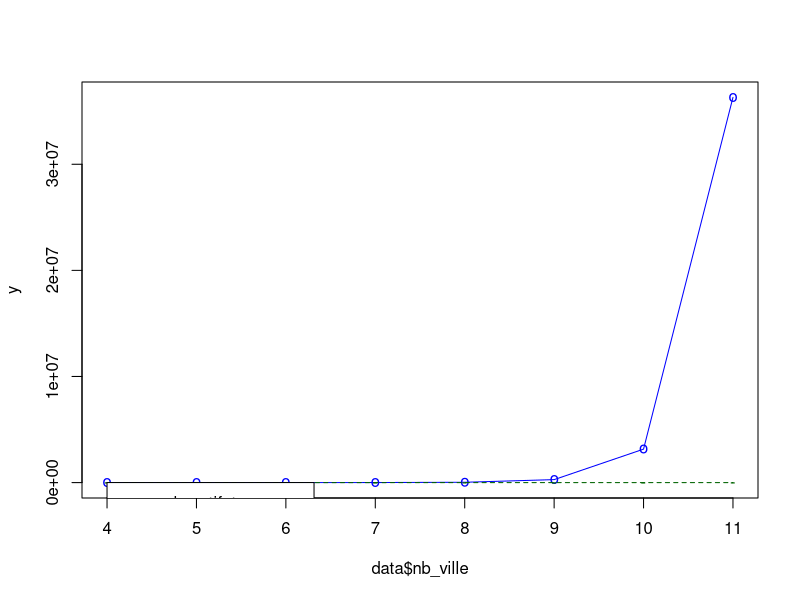

This chart was generated by the following R code:
setwd(dir = "~/Documents/gis4/pm/csource/rapport")
getwd()
data <- read.csv("./data.txt")
plot(data$nb_ville, data$temps, type="o", col="blue", pch="o", lty=1, ylab = "y")

points(data$nb_ville, data$rs_temps, col="dark green",pch="-")
lines(data$nb_ville, data$rs_temps, col="dark green", lty=2)


legend(4,3600,legend=c("exhaustif_temps", "recuit_simule_temps"), col=c("blue", "green"),
       pch=c("o","-"), lty=c(1,2))

